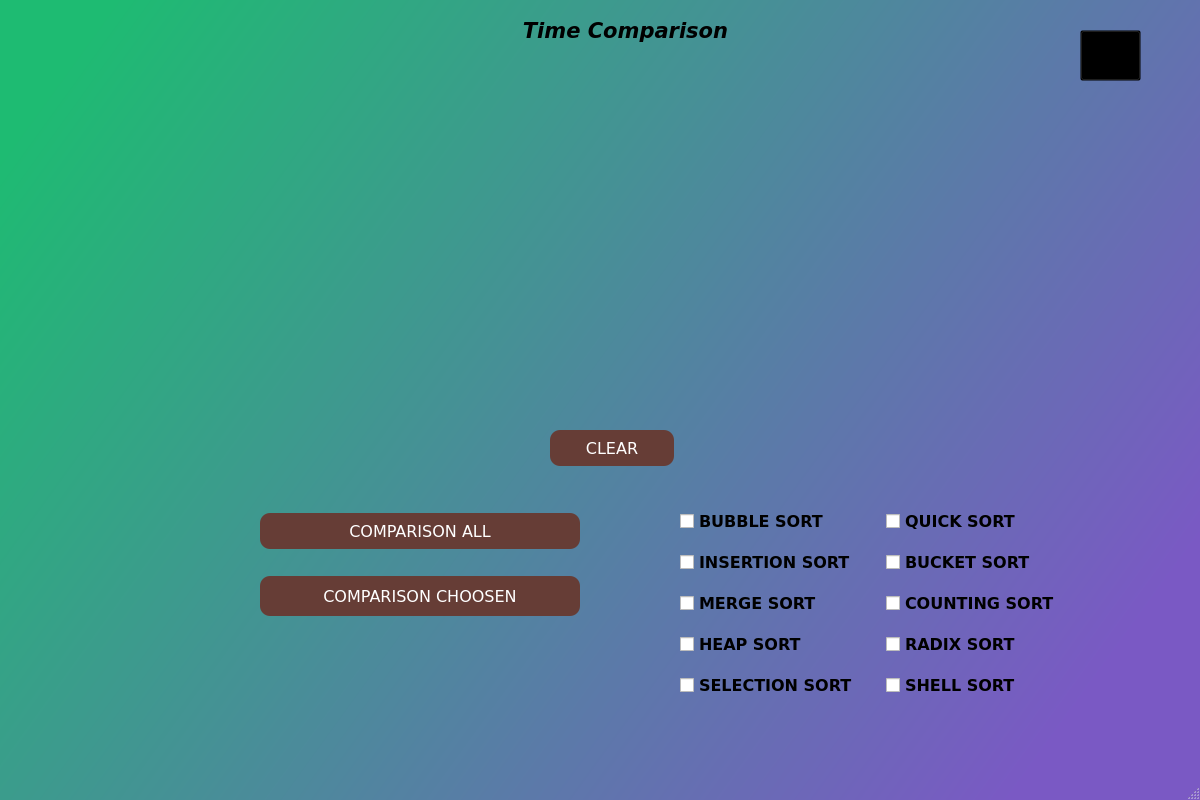
<?xml version="1.0" encoding="UTF-8"?>
<ui version="4.0">
 <class>MainWindow</class>
 <widget class="QMainWindow" name="MainWindow">
  <property name="geometry">
   <rect>
    <x>0</x>
    <y>0</y>
    <width>1200</width>
    <height>800</height>
   </rect>
  </property>
  <property name="minimumSize">
   <size>
    <width>1200</width>
    <height>800</height>
   </size>
  </property>
  <property name="maximumSize">
   <size>
    <width>1200</width>
    <height>900</height>
   </size>
  </property>
  <property name="windowTitle">
   <string>MainWindow</string>
  </property>
  <property name="styleSheet">
   <string notr="true">#MainWindow{
background-color: qlineargradient(spread:pad, x1:0, y1:0.193545, x2:1, y2:0.676, stop:0 rgba(30, 187, 114, 255), stop:1 rgba(122, 89, 196, 255));
}</string>
  </property>
  <widget class="QWidget" name="centralwidget">
   <widget class="QPushButton" name="back_btn">
    <property name="geometry">
     <rect>
      <x>1080</x>
      <y>30</y>
      <width>61</width>
      <height>51</height>
     </rect>
    </property>
    <property name="toolTip">
     <string>Back To Menu</string>
    </property>
    <property name="styleSheet">
     <string notr="true">background-color: rgba(0,0,0,0);</string>
    </property>
    <property name="text">
     <string/>
    </property>
    <property name="icon">
     <iconset resource="resources.qrc">
      <normaloff>:/images/images/home.svg</normaloff>:/images/images/home.svg</iconset>
    </property>
    <property name="iconSize">
     <size>
      <width>60</width>
      <height>60</height>
     </size>
    </property>
   </widget>
   <widget class="MplSort" name="MplSort" native="true">
    <property name="geometry">
     <rect>
      <x>140</x>
      <y>60</y>
      <width>901</width>
      <height>351</height>
     </rect>
    </property>
   </widget>
   <widget class="QPushButton" name="clear_btn">
    <property name="geometry">
     <rect>
      <x>550</x>
      <y>430</y>
      <width>124</width>
      <height>36</height>
     </rect>
    </property>
    <property name="minimumSize">
     <size>
      <width>124</width>
      <height>36</height>
     </size>
    </property>
    <property name="maximumSize">
     <size>
      <width>124</width>
      <height>36</height>
     </size>
    </property>
    <property name="font">
     <font>
      <family>Verdana</family>
      <pointsize>12</pointsize>
      <weight>50</weight>
      <bold>false</bold>
     </font>
    </property>
    <property name="styleSheet">
     <string notr="true">#clear_btn{
background-color: rgb(102, 61, 54);
border-radius: 10px ;
color: white;}

#clear_btn:hover{
background-color:qlineargradient(spread:pad, x1:0, y1:0, x2:0.625, y2:0.761, stop:0 rgba(48, 33, 14, 255), stop:1 rgba(0, 108, 80, 255));
}</string>
    </property>
    <property name="text">
     <string>CLEAR</string>
    </property>
   </widget>
   <widget class="QLabel" name="label_5">
    <property name="geometry">
     <rect>
      <x>450</x>
      <y>10</y>
      <width>351</width>
      <height>41</height>
     </rect>
    </property>
    <property name="font">
     <font>
      <family>Verdana</family>
      <pointsize>12</pointsize>
      <weight>75</weight>
      <bold>true</bold>
      <kerning>true</kerning>
     </font>
    </property>
    <property name="text">
     <string>&lt;html&gt;&lt;head/&gt;&lt;body&gt;&lt;p align=&quot;center&quot;&gt;&lt;span style=&quot; font-size:16pt; font-style:italic; color:#000000;&quot;&gt;Time Comparison&lt;/span&gt;&lt;/p&gt;&lt;/body&gt;&lt;/html&gt;</string>
    </property>
   </widget>
   <widget class="QWidget" name="layoutWidget">
    <property name="geometry">
     <rect>
      <x>680</x>
      <y>510</y>
      <width>387</width>
      <height>186</height>
     </rect>
    </property>
    <layout class="QHBoxLayout" name="horizontalLayout">
     <property name="spacing">
      <number>24</number>
     </property>
     <item>
      <layout class="QVBoxLayout" name="verticalLayout">
       <property name="spacing">
        <number>18</number>
       </property>
       <item>
        <widget class="QCheckBox" name="bubblesort_checkBox">
         <property name="font">
          <font>
           <family>Verdana</family>
           <pointsize>12</pointsize>
           <weight>75</weight>
           <bold>true</bold>
          </font>
         </property>
         <property name="styleSheet">
          <string notr="true">bubblesort_checkBox{

}</string>
         </property>
         <property name="text">
          <string>BUBBLE SORT</string>
         </property>
        </widget>
       </item>
       <item>
        <widget class="QCheckBox" name="insertionsort_checkBox">
         <property name="font">
          <font>
           <family>Verdana</family>
           <pointsize>12</pointsize>
           <weight>75</weight>
           <bold>true</bold>
          </font>
         </property>
         <property name="text">
          <string>INSERTION SORT</string>
         </property>
        </widget>
       </item>
       <item>
        <widget class="QCheckBox" name="mergesort_checkBox">
         <property name="font">
          <font>
           <family>Verdana</family>
           <pointsize>12</pointsize>
           <weight>75</weight>
           <bold>true</bold>
          </font>
         </property>
         <property name="text">
          <string>MERGE SORT</string>
         </property>
        </widget>
       </item>
       <item>
        <widget class="QCheckBox" name="heapsort_checkBox">
         <property name="font">
          <font>
           <family>Verdana</family>
           <pointsize>12</pointsize>
           <weight>75</weight>
           <bold>true</bold>
          </font>
         </property>
         <property name="text">
          <string>HEAP SORT</string>
         </property>
        </widget>
       </item>
       <item>
        <widget class="QCheckBox" name="selectionsort_checkBox">
         <property name="font">
          <font>
           <family>Verdana</family>
           <pointsize>12</pointsize>
           <weight>75</weight>
           <bold>true</bold>
          </font>
         </property>
         <property name="text">
          <string>SELECTION SORT</string>
         </property>
        </widget>
       </item>
      </layout>
     </item>
     <item>
      <layout class="QVBoxLayout" name="verticalLayout_2">
       <property name="spacing">
        <number>18</number>
       </property>
       <item>
        <widget class="QCheckBox" name="quicksort_checkBox">
         <property name="font">
          <font>
           <family>Verdana</family>
           <pointsize>12</pointsize>
           <weight>75</weight>
           <bold>true</bold>
          </font>
         </property>
         <property name="text">
          <string>QUICK SORT</string>
         </property>
        </widget>
       </item>
       <item>
        <widget class="QCheckBox" name="bucketsort_checkBox">
         <property name="font">
          <font>
           <family>Verdana</family>
           <pointsize>12</pointsize>
           <weight>75</weight>
           <bold>true</bold>
          </font>
         </property>
         <property name="text">
          <string>BUCKET SORT</string>
         </property>
        </widget>
       </item>
       <item>
        <widget class="QCheckBox" name="countingsort_checkBox">
         <property name="font">
          <font>
           <family>Verdana</family>
           <pointsize>12</pointsize>
           <weight>75</weight>
           <bold>true</bold>
          </font>
         </property>
         <property name="text">
          <string>COUNTING SORT</string>
         </property>
        </widget>
       </item>
       <item>
        <widget class="QCheckBox" name="radixsort_checkBox">
         <property name="font">
          <font>
           <family>Verdana</family>
           <pointsize>12</pointsize>
           <weight>75</weight>
           <bold>true</bold>
          </font>
         </property>
         <property name="text">
          <string>RADIX SORT</string>
         </property>
        </widget>
       </item>
       <item>
        <widget class="QCheckBox" name="shellsort_checkBox">
         <property name="font">
          <font>
           <family>Verdana</family>
           <pointsize>12</pointsize>
           <weight>75</weight>
           <bold>true</bold>
          </font>
         </property>
         <property name="text">
          <string>SHELL SORT</string>
         </property>
        </widget>
       </item>
      </layout>
     </item>
    </layout>
   </widget>
   <widget class="QWidget" name="layoutWidget">
    <property name="geometry">
     <rect>
      <x>260</x>
      <y>510</y>
      <width>322</width>
      <height>109</height>
     </rect>
    </property>
    <layout class="QVBoxLayout" name="verticalLayout_3">
     <property name="spacing">
      <number>24</number>
     </property>
     <item>
      <widget class="QPushButton" name="comparisonall_button">
       <property name="minimumSize">
        <size>
         <width>320</width>
         <height>36</height>
        </size>
       </property>
       <property name="maximumSize">
        <size>
         <width>320</width>
         <height>36</height>
        </size>
       </property>
       <property name="font">
        <font>
         <family>Verdana</family>
         <pointsize>12</pointsize>
        </font>
       </property>
       <property name="styleSheet">
        <string notr="true">#comparisonall_button{
background-color: rgb(102, 61, 54);
border-radius: 10px ;
color: white;
}

#comparisonall_button:hover{
background-color:qlineargradient(spread:pad, x1:0, y1:0, x2:0.625, y2:0.761, stop:0 rgba(48, 33, 14, 255), stop:1 rgba(0, 108, 80, 255));
}</string>
       </property>
       <property name="text">
        <string>COMPARISON ALL</string>
       </property>
      </widget>
     </item>
     <item>
      <widget class="QPushButton" name="comparisonchoosen_button">
       <property name="minimumSize">
        <size>
         <width>320</width>
         <height>40</height>
        </size>
       </property>
       <property name="maximumSize">
        <size>
         <width>320</width>
         <height>40</height>
        </size>
       </property>
       <property name="font">
        <font>
         <family>Verdana</family>
         <pointsize>12</pointsize>
         <weight>50</weight>
         <italic>false</italic>
         <bold>false</bold>
        </font>
       </property>
       <property name="styleSheet">
        <string notr="true">#comparisonchoosen_button{
background-color: rgb(102, 61, 54);
border-radius: 10px ;
color: white;
}

#comparisonchoosen_button:hover{
background-color:qlineargradient(spread:pad, x1:0, y1:0, x2:0.625, y2:0.761, stop:0 rgba(48, 33, 14, 255), stop:1 rgba(0, 108, 80, 255));
}</string>
       </property>
       <property name="text">
        <string>COMPARISON CHOOSEN</string>
       </property>
      </widget>
     </item>
    </layout>
   </widget>
  </widget>
  <widget class="QMenuBar" name="menubar">
   <property name="geometry">
    <rect>
     <x>0</x>
     <y>0</y>
     <width>1200</width>
     <height>21</height>
    </rect>
   </property>
  </widget>
  <widget class="QStatusBar" name="statusbar"/>
 </widget>
 <customwidgets>
  <customwidget>
   <class>MplSort</class>
   <extends>QWidget</extends>
   <header>mplsort.h</header>
   <container>1</container>
  </customwidget>
 </customwidgets>
 <resources>
  <include location="resources.qrc"/>
 </resources>
 <connections/>
</ui>
